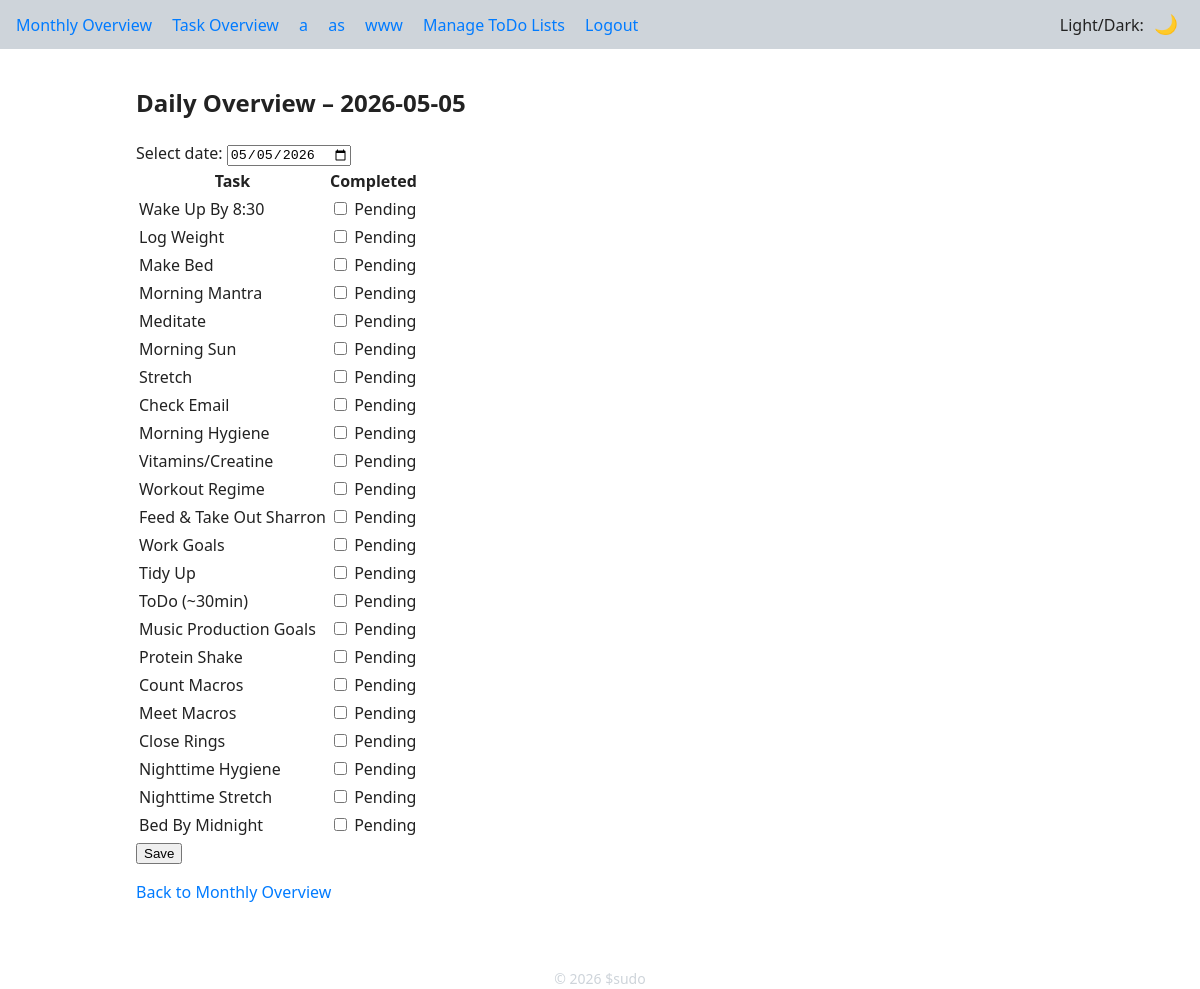
The app's page /daily?date=2026-05-05 (signed in), older data.
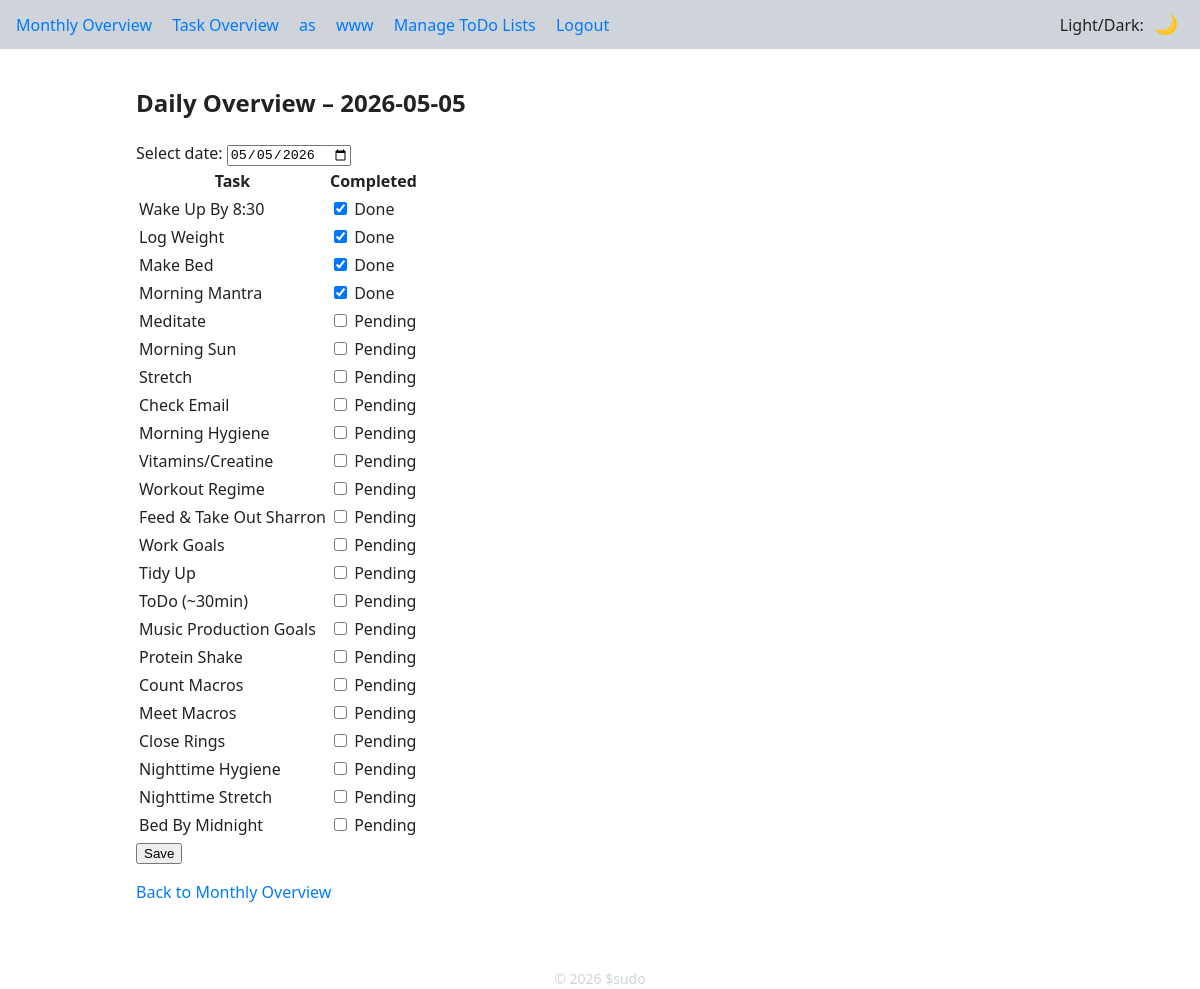
The same page, newer data.
### app/models.py (models this page shows)
class TodoList(db.Model):
    __tablename__ = 'todo_lists'
    id = db.Column(db.Integer, primary_key=True)
    user_id = db.Column(db.Integer, db.ForeignKey('users.id'), nullable=False)
    name = db.Column(db.String(200), nullable=False)
    items = db.relationship(
        'TodoItem',
        backref='todo_list',
        lazy='dynamic',
        cascade='all, delete-orphan',
    )

class TaskList(db.Model):
    __tablename__ = 'task_lists'
    id = db.Column(db.Integer, primary_key=True)
    user_id = db.Column(db.Integer, db.ForeignKey('users.id'), nullable=False)
    name = db.Column(db.String(200), nullable=False)
    position = db.Column(db.Integer, nullable=False, default=0)
    start_date = db.Column(db.Date, nullable=False)  # <-- new
    end_date = db.Column(db.Date, nullable=True)     # <-- new

### app/routes/tasks.py (the view, shortened to what this page needs)
@bp.route("/daily", methods=["GET", "POST"])
@login_required
def daily():
    date_str = request.args.get("date")
    if not date_str:
        date_str = date.today().isoformat()
    try:
        date.fromisoformat(date_str)
    except ValueError:
        return redirect(url_for("main.monthly"))
    statuses = get_daily_status(current_user, date_str)
    day_obj = date.fromisoformat(date_str)
    active_tasks = (
        TaskList.query.filter_by(user_id=current_user.id)
        .filter(TaskList.start_date <= day_obj)
        .filter(
            (TaskList.end_date == None) | (TaskList.end_date > day_obj)
        )
        .order_by(TaskList.position)
        .all()
    )
    task_names = [t.name for t in active_tasks]
    return render_template(
        "tasks/daily.html",
        date=date_str,
        tasks=task_names,
        statuses=statuses,
    )

### app/helpers.py (called while the page is built)
def get_daily_status(user, date_str):
    day_obj = date.fromisoformat(date_str)
    tasks = (
        TaskList.query.filter_by(user_id=user.id)
        .filter(TaskList.start_date <= day_obj)
        .filter((TaskList.end_date == None) | (TaskList.end_date > day_obj))
        .order_by(TaskList.position)
        .all()
    )
    status_map = {t.name: False for t in tasks}
    for dt in DailyTask.query.filter_by(user_id=user.id, date=day_obj).all():
        task_name = TaskList.query.get(dt.task_id).name
        status_map[task_name] = dt.status
    return status_map

### app/models.py (called while the page is built)
@login_manager.user_loader
def load_user(user_id: str):
    return User.query.get(int(user_id))

### app/templates/tasks/daily.html (shortened to what this page needs)
{% extends "base.html" %}
{% block content %}
<h2>Daily Overview – {{ date }}</h2>
<form method="get" action="{{ url_for('main.daily') }}">
    <label for="date-select">Select date:</label>
    <input type="date" id="date-select" name="date" value="{{ date }}" onchange="this.form.submit()">
</form>
<form method="post" action="{{ url_for('main.daily', date=date) }}">
    <table class="task-table">
        <thead>
            <tr>
                <th>Task</th>
                <th>Completed</th>
            </tr>
        </thead>
        <tbody>
            {% for task in tasks %}
            <tr>
                <td>{{ task }}</td>
                <td>
                    <input type="checkbox" name="task_{{ loop.index0 }}"
                           id="task_{{ loop.index0 }}"
                           {% if statuses[task] %}checked{% endif %}>
                    <label for="task_{{ loop.index0 }}">
                        {% if statuses[task] %}Done{% else %}Pending{% endif %}
                    </label>
                </td>
            </tr>
            {% endfor %}
        </tbody>
    </table>
    <button type="submit">Save</button>
</form>
<p><a href="{{ url_for('main.monthly') }}">Back to Monthly Overview</a></p>
{% endblock %}

### app/templates/base.html (shortened to what this page needs)
<!DOCTYPE html>
<html lang="en" data-theme="light">
<head>
  <link rel="stylesheet" href="{{ url_for('static', filename='css/style.css') }}">
</head>
<body>
  <nav class="navbar">
    <div class="nav-left">
      {% if current_user.is_authenticated %}
        <a href="{{ url_for('main.monthly') }}">Monthly Overview</a>
        <a href="{{ url_for('main.task_overview') }}">Task Overview</a>
        {% for todo in todo_lists %}
          <a href="{{ url_for('main.todolist', list_id=todo.id) }}">{{ todo.name }}</a>
        {% endfor %}
        <a href="{{ url_for('main.todolists') }}">Manage ToDo Lists</a>
        <a href="{{ url_for('main.logout') }}">Logout</a>
      {% else %}
        <a href="{{ url_for('main.login') }}">Login</a>
        <a href="{{ url_for('main.register') }}">Register</a>
      {% endif %}
    </div>
    <div class="nav-right">Light/Dark:
      <button id="theme-toggle" class="theme-toggle" title="Toggle light/dark theme">🌙</button>
    </div>
  </nav>
  {% block wrapper %}
    <div class="container">{% block content %}{% endblock %}</div>
  {% endblock %}
  <footer>
    © {{ current_year }} $sudo
  </footer>
</body>
</html>

### app/static/css/style.css (style rules this page uses)
:root { --bg: #ffffff; --text: #222222; --accent: #007bff; --danger: #dc3545; --success: #28a745; --warning: #ffc107; --border: #ced4da; --border-radius: 4px; --font-family: system-ui, sans-serif; }
html, body { margin: 0; padding: 0; font-family: var(--font-family); background: var(--bg); color: var(--text); line-height: 1.5; }
*, *::before, *::after { box-sizing: border-box; }
a { color: var(--accent); text-decoration: none; }
.navbar { display: flex; justify-content: space-between; align-items: center; padding: .75rem 1rem; background: var(--border); }
.nav-left a { margin-right: 1rem; }
.theme-toggle { background: none; border: none; font-size: 1.2rem; cursor: pointer; color: var(--text); }
.container { max-width: 960px; margin: 0 auto; padding: 1rem; }
footer { text-align: center; margin-top: 2rem; color: var(--border); font-size: .875rem; }

Row changes from the older to the newer data that the page shows:
removed TodoList: name "a"
computed for TaskList "Wake Up By 8:30": name "☐" → "☑"; text "Pending" → "Done"
computed for TaskList "Log Weight": name "☐" → "☑"; text "Pending" → "Done"
computed for TaskList "Make Bed": name "☐" → "☑"; text "Pending" → "Done"
computed for TaskList "Morning Mantra": name "☐" → "☑"; text "Pending" → "Done"
